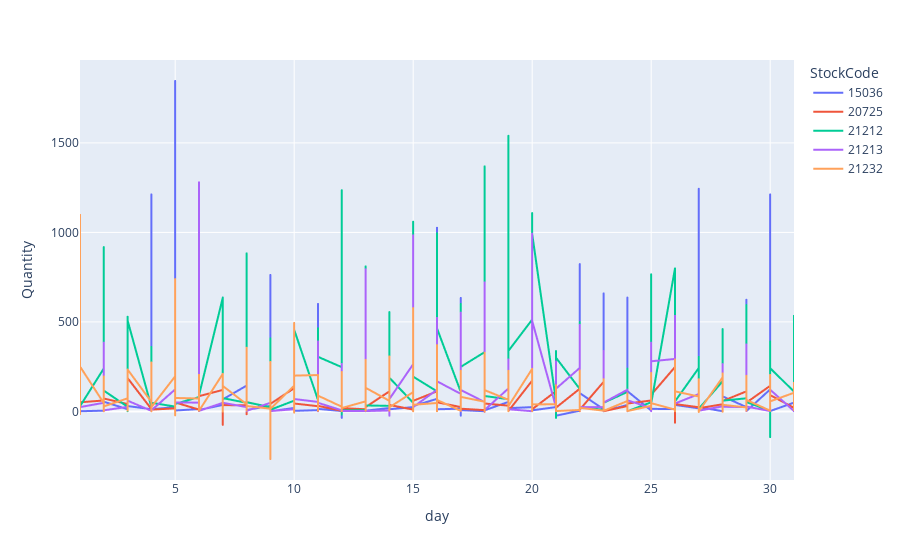

Source (notebook cell):
### Code cell
#Top 5
px.line(days_top20[days_top20['StockCode'].isin(top20_lst[:5])],
       x = 'day',
       y = 'Quantity',
       color = 'StockCode')

### Figure 1 — Plotly figure (JSON) as saved in the notebook; plotly's stock layout.template omitted (floating-point values rounded to 4 significant figures; data arrays with more than 128 entries replaced by an {"elided": "..."} marker saying what was removed)
{"data": [{"hovertemplate": "StockCode=15036<br>day=%{x}<br>Quantity=%{y}<extra></extra>", "legendgroup": "15036", "line": {"color": "#636efa", "dash": "solid"}, "mode": "lines", "name": "15036", "showlegend": true, "type": "scattergl", "x": {"elided": "434 int values"}, "xaxis": "x", "y": {"elided": "434 int values"}, "yaxis": "y"}, {"hovertemplate": "StockCode=20725<br>day=%{x}<br>Quantity=%{y}<extra></extra>", "legendgroup": "20725", "line": {"color": "#EF553B", "dash": "solid"}, "mode": "lines", "name": "20725", "showlegend": true, "type": "scattergl", "x": {"elided": "594 int values"}, "xaxis": "x", "y": {"elided": "594 int values"}, "yaxis": "y"}, {"hovertemplate": "StockCode=21212<br>day=%{x}<br>Quantity=%{y}<extra></extra>", "legendgroup": "21212", "line": {"color": "#00cc96", "dash": "solid"}, "mode": "lines", "name": "21212", "showlegend": true, "type": "scattergl", "x": {"elided": "595 int values"}, "xaxis": "x", "y": {"elided": "595 int values"}, "yaxis": "y"}, {"hovertemplate": "StockCode=21213<br>day=%{x}<br>Quantity=%{y}<extra></extra>", "legendgroup": "21213", "line": {"color": "#ab63fa", "dash": "solid"}, "mode": "lines", "name": "21213", "showlegend": true, "type": "scattergl", "x": {"elided": "539 int values"}, "xaxis": "x", "y": {"elided": "539 int values"}, "yaxis": "y"}, {"hovertemplate": "StockCode=21232<br>day=%{x}<br>Quantity=%{y}<extra></extra>", "legendgroup": "21232", "line": {"color": "#FFA15A", "dash": "solid"}, "mode": "lines", "name": "21232", "showlegend": true, "type": "scattergl", "x": {"elided": "571 int values"}, "xaxis": "x", "y": {"elided": "571 int values"}, "yaxis": "y"}], "layout": {"legend": {"title": {"text": "StockCode"}, "tracegroupgap": 0}, "margin": {"t": 60}, "xaxis": {"anchor": "y", "domain": [0, 1], "title": {"text": "day"}}, "yaxis": {"anchor": "x", "domain": [0, 1], "title": {"text": "Quantity"}}}}
